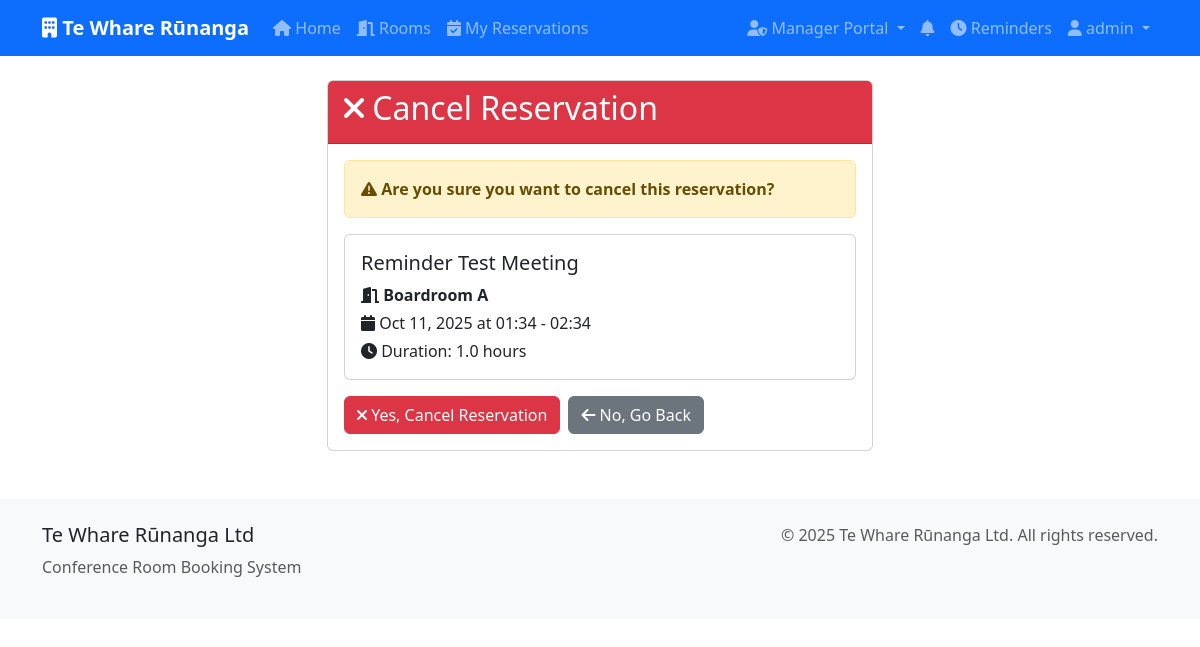
/reservations/8/cancel/ (signed in), run on the app's committed database.
### bookings/models.py (models this page shows, shortened)
class Reservation(models.Model):
    STATUS_CHOICES = [
        ('pending', 'Pending'),
        ('confirmed', 'Confirmed'),
        ('cancelled', 'Cancelled'),
        ('completed', 'Completed'),
    ]
    room = models.ForeignKey(Room, on_delete=models.CASCADE, related_name='reservations')
    user = models.ForeignKey(User, on_delete=models.CASCADE, related_name='reservations')
    title = models.CharField(max_length=200)
    description = models.TextField(blank=True)
    start_time = models.DateTimeField()
    end_time = models.DateTimeField()
    status = models.CharField(max_length=20, choices=STATUS_CHOICES, default='pending')
    created_at = models.DateTimeField(auto_now_add=True)
    updated_at = models.DateTimeField(auto_now=True)
    created_by_admin = models.BooleanField(default=False)
    class Meta:
        ordering = ['start_time']
    @property
    def duration(self):
        return (self.end_time - self.start_time).total_seconds() / 3600

class Room(models.Model):
    name = models.CharField(max_length=100, unique=True)
    capacity = models.PositiveIntegerField()
    description = models.TextField(blank=True)
    location = models.CharField(max_length=200)
    amenities = models.TextField(blank=True)
    is_active = models.BooleanField(default=True)
    created_at = models.DateTimeField(auto_now_add=True)
    updated_at = models.DateTimeField(auto_now=True)
    class Meta:
        ordering = ['name']

### bookings/views.py (the view, shortened to what this page needs)
# urls.py: path('reservations/<int:reservation_id>/cancel/', views.reservation_cancel, name='reservation_cancel'),
@login_required
def reservation_cancel(request, reservation_id):
    reservation = get_object_or_404(Reservation, id=reservation_id, user=request.user)
    if reservation.status == 'cancelled':
        messages.error(request, 'Reservation is already cancelled.')
        return redirect('reservation_detail', reservation.id)
    return render(request, 'bookings/reservation_cancel.html', {'reservation': reservation})

### bookings/context_processors.py (called while the page is built)
def notification_count(request):
    if request.user.is_authenticated:
        unread_count = Notification.objects.filter(
            user=request.user,
            is_read=False
        ).count()
        return {'unread_notifications_count': unread_count}
    return {'unread_notifications_count': 0}

### templates/bookings/reservation_cancel.html (shortened to what this page needs)
{% extends 'bookings/base.html' %}
{% block content %}
<div class="row justify-content-center">
    <div class="col-md-6">
        <div class="card">
            <div class="card-header bg-danger text-white">
                <h2><i class="fas fa-times"></i> Cancel Reservation</h2>
            </div>
            <div class="card-body">
                <div class="alert alert-warning">
                    <i class="fas fa-exclamation-triangle"></i>
                    <strong>Are you sure you want to cancel this reservation?</strong>
                </div>
                <div class="card mb-3">
                    <div class="card-body">
                        <h5>{{ reservation.title }}</h5>
                        <p class="mb-1">
                            <i class="fas fa-door-open"></i> <strong>{{ reservation.room.name }}</strong>
                        </p>
                        <p class="mb-1">
                            <i class="fas fa-calendar"></i>
                            {{ reservation.start_time|date:"M d, Y" }} at {{ reservation.start_time|time:"H:i" }} -
                            {{ reservation.end_time|time:"H:i" }}
                        </p>
                        <p class="mb-0">
                            <i class="fas fa-clock"></i> Duration: {{ reservation.duration|floatformat:1 }} hours
                        </p>
                    </div>
                </div>
                <form method="post">
                    <div class="d-flex gap-2">
                        <button type="submit" class="btn btn-danger">
                            <i class="fas fa-times"></i> Yes, Cancel Reservation
                        </button>
                        <a href="{% url 'reservation_detail' reservation.id %}" class="btn btn-secondary">
                            <i class="fas fa-arrow-left"></i> No, Go Back
                        </a>
                    </div>
                </form>
            </div>
        </div>
    </div>
</div>
{% endblock %}

### templates/bookings/base.html (shortened to what this page needs)
<!DOCTYPE html>
<html lang="en">
<head>
    <link href="https://cdn.jsdelivr.net/npm/bootstrap@5.3.0/dist/css/bootstrap.min.css" rel="stylesheet">
    <link href="https://cdnjs.cloudflare.com/ajax/libs/font-awesome/6.0.0/css/all.min.css" rel="stylesheet">
</head>
<body>
    <nav class="navbar navbar-expand-lg navbar-dark bg-primary">
        <div class="container">
            <a class="navbar-brand" href="{% url 'home' %}">
                <i class="fas fa-building"></i> Te Whare Rūnanga
            </a>
            <div class="collapse navbar-collapse" id="navbarNav">
                <ul class="navbar-nav me-auto">
                    <li class="nav-item">
                        <a class="nav-link" href="{% url 'home' %}">
                            <i class="fas fa-home"></i> Home
                        </a>
                    </li>
                    <li class="nav-item">
                        <a class="nav-link" href="{% url 'room_list' %}">
                            <i class="fas fa-door-open"></i> Rooms
                        </a>
                    </li>
                    {% if user.is_authenticated %}
                    <li class="nav-item">
                        <a class="nav-link" href="{% url 'reservation_list' %}">
                            <i class="fas fa-calendar-check"></i> My Reservations
                        </a>
                    </li>
                    {% endif %}
                </ul>
                <ul class="navbar-nav">
                    {% if user.is_authenticated %}
                        {% if user.profile.is_admin %}
                        <li class="nav-item dropdown">
                            <a class="nav-link dropdown-toggle" href="#" id="adminDropdown" role="button" data-bs-toggle="dropdown">
                                <i class="fas fa-user-shield"></i> Manager Portal
                            </a>
                        </li>
                        {% endif %}
                        <li class="nav-item">
                            <a class="nav-link notification-badge" href="{% url 'notifications' %}">
                                <i class="fas fa-bell"></i>
                            </a>
                        </li>
                        <li class="nav-item">
                            <a class="nav-link" href="{% url 'reminder_list' %}">
                                <i class="fas fa-clock"></i> Reminders
                            </a>
                        </li>
                        <li class="nav-item dropdown">
                            <a class="nav-link dropdown-toggle" href="#" id="userDropdown" role="button" data-bs-toggle="dropdown">
                                <i class="fas fa-user"></i> {{ user.username }}
                            </a>
                        </li>
                    {% endif %}
                </ul>
            </div>
        </div>
    </nav>
    <main class="container mt-4">
        {% block content %}{% endblock %}
    </main>
    <footer class="footer mt-5 py-4">
        <div class="container">
            <div class="row">
                <div class="col-md-6">
                    <h5>Te Whare Rūnanga Ltd</h5>
                    <p class="text-muted">Conference Room Booking System</p>
                </div>
                <div class="col-md-6 text-md-end">
                    <p class="text-muted">&copy; 2025 Te Whare Rūnanga Ltd. All rights reserved.</p>
                </div>
            </div>
        </div>
    </footer>
</body>
</html>

### templates/bookings/base.html (style rules this page uses)
.navbar-brand { font-weight: bold; }
.card { transition: transform 0.2s; }
.footer { background-color: #f8f9fa; margin-top: 50px; }
.notification-badge { position: relative; }

### data on the page
Reservation: title "Reminder Test Meeting", room.name "Boardroom A", start_time "Oct 11, 2025", start_time "01:34", end_time "02:34", duration "1.0"

### other printed values
{{ user.username }} "admin"
